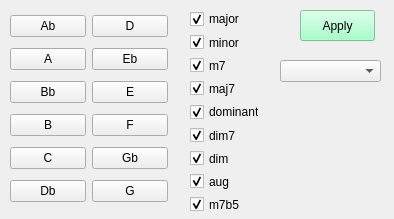
<?xml version="1.0" encoding="UTF-8"?>
<ui version="4.0">
 <class>Chords_buttons</class>
 <widget class="QWidget" name="Chords_buttons">
  <property name="geometry">
   <rect>
    <x>0</x>
    <y>0</y>
    <width>394</width>
    <height>219</height>
   </rect>
  </property>
  <property name="windowTitle">
   <string>Form</string>
  </property>
  <widget class="QPushButton" name="Apply_button">
   <property name="geometry">
    <rect>
     <x>300</x>
     <y>10</y>
     <width>75</width>
     <height>31</height>
    </rect>
   </property>
   <property name="styleSheet">
    <string notr="true">background-color: rgba(144, 255, 190, 211);</string>
   </property>
   <property name="text">
    <string>Apply</string>
   </property>
  </widget>
  <widget class="QComboBox" name="Sound_menu">
   <property name="geometry">
    <rect>
     <x>280</x>
     <y>60</y>
     <width>101</width>
     <height>22</height>
    </rect>
   </property>
  </widget>
  <widget class="QWidget" name="">
   <property name="geometry">
    <rect>
     <x>190</x>
     <y>10</y>
     <width>69</width>
     <height>203</height>
    </rect>
   </property>
   <layout class="QVBoxLayout" name="verticalLayout">
    <item>
     <widget class="QCheckBox" name="toggle_major">
      <property name="text">
       <string>major</string>
      </property>
      <property name="checked">
       <bool>true</bool>
      </property>
     </widget>
    </item>
    <item>
     <widget class="QCheckBox" name="toggle_minor">
      <property name="text">
       <string>minor</string>
      </property>
      <property name="checked">
       <bool>true</bool>
      </property>
     </widget>
    </item>
    <item>
     <widget class="QCheckBox" name="toggle_m7">
      <property name="text">
       <string>m7</string>
      </property>
      <property name="checked">
       <bool>true</bool>
      </property>
     </widget>
    </item>
    <item>
     <widget class="QCheckBox" name="toggle_maj7">
      <property name="text">
       <string>maj7</string>
      </property>
      <property name="checked">
       <bool>true</bool>
      </property>
     </widget>
    </item>
    <item>
     <widget class="QCheckBox" name="toggle_dominant">
      <property name="text">
       <string>dominant</string>
      </property>
      <property name="checked">
       <bool>true</bool>
      </property>
     </widget>
    </item>
    <item>
     <widget class="QCheckBox" name="toggle_dim7">
      <property name="text">
       <string>dim7</string>
      </property>
      <property name="checked">
       <bool>true</bool>
      </property>
     </widget>
    </item>
    <item>
     <widget class="QCheckBox" name="toggle_dim">
      <property name="text">
       <string>dim</string>
      </property>
      <property name="checked">
       <bool>true</bool>
      </property>
     </widget>
    </item>
    <item>
     <widget class="QCheckBox" name="toggle_aug">
      <property name="text">
       <string>aug</string>
      </property>
      <property name="checked">
       <bool>true</bool>
      </property>
     </widget>
    </item>
    <item>
     <widget class="QCheckBox" name="toggle_m7b5">
      <property name="text">
       <string>m7b5</string>
      </property>
      <property name="checked">
       <bool>true</bool>
      </property>
     </widget>
    </item>
   </layout>
  </widget>
  <widget class="QWidget" name="">
   <property name="geometry">
    <rect>
     <x>10</x>
     <y>10</y>
     <width>158</width>
     <height>201</height>
    </rect>
   </property>
   <layout class="QGridLayout" name="gridLayout">
    <item row="0" column="0">
     <widget class="QPushButton" name="Ab_button">
      <property name="text">
       <string>Ab</string>
      </property>
     </widget>
    </item>
    <item row="0" column="1">
     <widget class="QPushButton" name="D_button">
      <property name="text">
       <string>D</string>
      </property>
     </widget>
    </item>
    <item row="1" column="0">
     <widget class="QPushButton" name="A_button">
      <property name="text">
       <string>A</string>
      </property>
     </widget>
    </item>
    <item row="1" column="1">
     <widget class="QPushButton" name="Eb_button">
      <property name="text">
       <string>Eb</string>
      </property>
     </widget>
    </item>
    <item row="2" column="0">
     <widget class="QPushButton" name="Bb_button">
      <property name="text">
       <string>Bb</string>
      </property>
     </widget>
    </item>
    <item row="2" column="1">
     <widget class="QPushButton" name="E_button">
      <property name="text">
       <string>E</string>
      </property>
     </widget>
    </item>
    <item row="3" column="0">
     <widget class="QPushButton" name="B_button">
      <property name="text">
       <string>B</string>
      </property>
     </widget>
    </item>
    <item row="3" column="1">
     <widget class="QPushButton" name="F_button">
      <property name="text">
       <string>F</string>
      </property>
     </widget>
    </item>
    <item row="4" column="0">
     <widget class="QPushButton" name="C_button">
      <property name="text">
       <string>C</string>
      </property>
     </widget>
    </item>
    <item row="4" column="1">
     <widget class="QPushButton" name="Gb_button">
      <property name="text">
       <string>Gb</string>
      </property>
     </widget>
    </item>
    <item row="5" column="0">
     <widget class="QPushButton" name="Db_button">
      <property name="text">
       <string>Db</string>
      </property>
     </widget>
    </item>
    <item row="5" column="1">
     <widget class="QPushButton" name="G_button">
      <property name="text">
       <string>G</string>
      </property>
     </widget>
    </item>
   </layout>
  </widget>
 </widget>
 <resources/>
 <connections/>
</ui>
